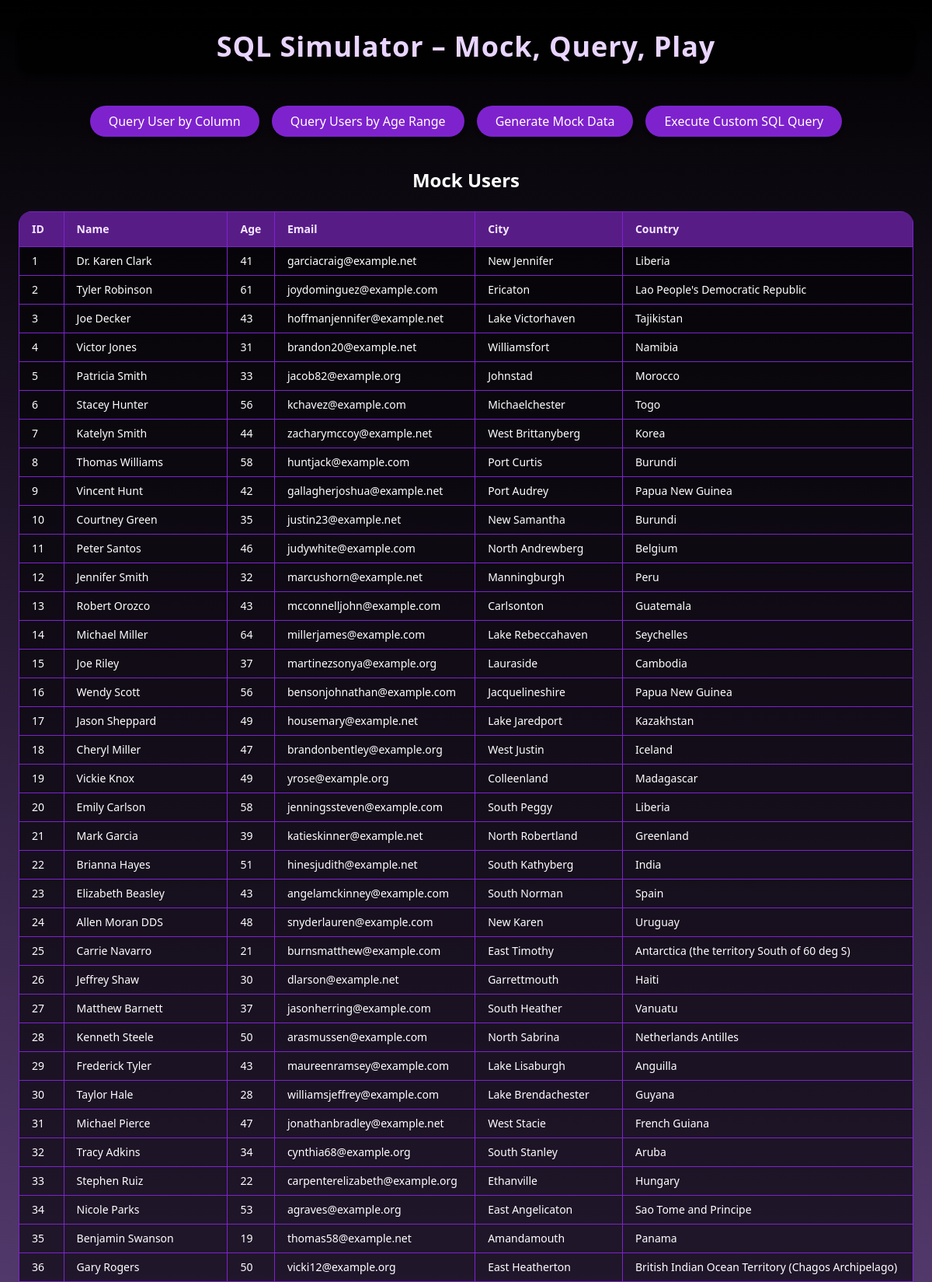
The page / (upper part) on the database its author committed.
### tables this page shows
CREATE TABLE users (
        id INTEGER PRIMARY KEY,
        name TEXT,
        age INTEGER,
        email TEXT,
        city TEXT,
        country TEXT
    );

### app.py (the view)
@app.route('/')
def home():
    conn = get_db_connection()
    cursor = conn.cursor()
    cursor.execute('SELECT * FROM users')
    users = cursor.fetchall()
    conn.close()
    return render_template('index.html', users=users)

### app.py (called while the page is built)
def get_db_connection():
    conn = sqlite3.connect('mock_data.db')
    conn.row_factory = sqlite3.Row  # This allows us to access columns by name
    return conn

### templates/index.html (shortened to what this page needs)
<!DOCTYPE html>
<html lang="en">
  <head>
    <script src="https://cdn.tailwindcss.com"></script>
  </head>
  <body class="min-h-screen bg-gradient-to-b from-black via-purple-400 to-black text-white p-6">
    <header class="w-full bg-black bg-opacity-60 rounded-2xl shadow-md px-6 py-4 mb-10 text-center">
      <h1 class="text-3xl md:text-4xl font-bold tracking-wide text-purple-200">
        SQL Simulator – Mock, Query, Play
      </h1>
    </header>
    <div class="flex flex-wrap justify-center gap-4 mb-10">
      <a href="/query_user" class="px-6 py-2 rounded-full bg-purple-700 hover:bg-purple-600 active:scale-95 transition transform text-white shadow-md">
        Query User by Column
      </a>
      <a href="/query_users_by_age" class="px-6 py-2 rounded-full bg-purple-700 hover:bg-purple-600 active:scale-95 transition transform text-white shadow-md">
        Query Users by Age Range
      </a>
      <a href="/generate_data" class="px-6 py-2 rounded-full bg-purple-700 hover:bg-purple-600 active:scale-95 transition transform text-white shadow-md">
        Generate Mock Data
      </a>
      <a href="/execute_sql" class="px-6 py-2 rounded-full bg-purple-700 hover:bg-purple-600 active:scale-95 transition transform text-white shadow-md">
        Execute Custom SQL Query
      </a>
    </div>
    <h2 class="text-2xl font-semibold text-center mb-6">Mock Users</h2>
    <div class="overflow-x-auto">
      <table class="w-full table-auto text-sm text-left border-collapse rounded-2xl overflow-hidden shadow-lg bg-black bg-opacity-60">
        <thead class="bg-purple-900 text-purple-100">
          <tr>
            <th class="px-4 py-3 border border-purple-700">ID</th>
            <th class="px-4 py-3 border border-purple-700">Name</th>
            <th class="px-4 py-3 border border-purple-700">Age</th>
            <th class="px-4 py-3 border border-purple-700">Email</th>
            <th class="px-4 py-3 border border-purple-700">City</th>
            <th class="px-4 py-3 border border-purple-700">Country</th>
          </tr>
        </thead>
        <tbody>
          {% for user in users %}
          <tr class="hover:bg-purple-800 hover:bg-opacity-30 transition-colors">
            <td class="px-4 py-2 border border-purple-700">{{ user['id'] }}</td>
            <td class="px-4 py-2 border border-purple-700">{{ user['name'] }}</td>
            <td class="px-4 py-2 border border-purple-700">{{ user['age'] }}</td>
            <td class="px-4 py-2 border border-purple-700">{{ user['email'] }}</td>
            <td class="px-4 py-2 border border-purple-700">{{ user['city'] }}</td>
            <td class="px-4 py-2 border border-purple-700">{{ user['country'] }}</td>
          </tr>
          {% endfor %}
        </tbody>
      </table>
    </div>
  </body>
</html>

### rows shown on the page
users: id "1", name "Dr. Karen Clark", age "41", email "garciacraig@example.net", city "New Jennifer", country "Liberia"
users: id "2", name "Tyler Robinson", age "61", email "joydominguez@example.com", city "Ericaton", country "Lao People's Democratic Republic"
users: id "3", name "Joe Decker", age "43", email "hoffmanjennifer@example.net", city "Lake Victorhaven", country "Tajikistan"
users: id "4", name "Victor Jones", age "31", email "brandon20@example.net", city "Williamsfort", country "Namibia"
users: id "5", name "Patricia Smith", age "33", email "jacob82@example.org", city "Johnstad", country "Morocco"
users: id "6", name "Stacey Hunter", age "56", email "kchavez@example.com", city "Michaelchester", country "Togo"
users: id "7", name "Katelyn Smith", age "44", email "zacharymccoy@example.net", city "West Brittanyberg", country "Korea"
users: id "8", name "Thomas Williams", age "58", email "huntjack@example.com", city "Port Curtis", country "Burundi"
users: id "9", name "Vincent Hunt", age "42", email "gallagherjoshua@example.net", city "Port Audrey", country "Papua New Guinea"
users: id "10", name "Courtney Green", age "35", email "justin23@example.net", city "New Samantha", country "Burundi"
users: id "11", name "Peter Santos", age "46", email "judywhite@example.com", city "North Andrewberg", country "Belgium"
users: id "12", name "Jennifer Smith", age "32", email "marcushorn@example.net", city "Manningburgh", country "Peru"
users: id "13", name "Robert Orozco", age "43", email "mcconnelljohn@example.com", city "Carlsonton", country "Guatemala"
users: id "14", name "Michael Miller", age "64", email "millerjames@example.com", city "Lake Rebeccahaven", country "Seychelles"
users: id "15", name "Joe Riley", age "37", email "martinezsonya@example.org", city "Lauraside", country "Cambodia"
users: id "16", name "Wendy Scott", age "56", email "bensonjohnathan@example.com", city "Jacquelineshire", country "Papua New Guinea"
users: id "17", name "Jason Sheppard", age "49", email "housemary@example.net", city "Lake Jaredport", country "Kazakhstan"
users: id "18", name "Cheryl Miller", age "47", email "brandonbentley@example.org", city "West Justin", country "Iceland"
users: id "19", name "Vickie Knox", age "49", email "yrose@example.org", city "Colleenland", country "Madagascar"
users: id "20", name "Emily Carlson", age "58", email "jenningssteven@example.com", city "South Peggy", country "Liberia"
users: id "21", name "Mark Garcia", age "39", email "katieskinner@example.net", city "North Robertland", country "Greenland"
users: id "22", name "Brianna Hayes", age "51", email "hinesjudith@example.net", city "South Kathyberg", country "India"
users: id "23", name "Elizabeth Beasley", age "43", email "angelamckinney@example.com", city "South Norman", country "Spain"
users: id "24", name "Allen Moran DDS", age "48", email "snyderlauren@example.com", city "New Karen", country "Uruguay"
users: id "25", name "Carrie Navarro", age "21", email "burnsmatthew@example.com", city "East Timothy", country "Antarctica (the territory South of 60 deg S)"
users: id "26", name "Jeffrey Shaw", age "30", email "dlarson@example.net", city "Garrettmouth", country "Haiti"
users: id "27", name "Matthew Barnett", age "37", email "jasonherring@example.com", city "South Heather", country "Vanuatu"
users: id "28", name "Kenneth Steele", age "50", email "arasmussen@example.com", city "North Sabrina", country "Netherlands Antilles"
users: id "29", name "Frederick Tyler", age "43", email "maureenramsey@example.com", city "Lake Lisaburgh", country "Anguilla"
users: id "30", name "Taylor Hale", age "28", email "williamsjeffrey@example.com", city "Lake Brendachester", country "Guyana"
users: id "31", name "Michael Pierce", age "47", email "jonathanbradley@example.net", city "West Stacie", country "French Guiana"
users: id "32", name "Tracy Adkins", age "34", email "cynthia68@example.org", city "South Stanley", country "Aruba"
users: id "33", name "Stephen Ruiz", age "22", email "carpenterelizabeth@example.org", city "Ethanville", country "Hungary"
users: id "34", name "Nicole Parks", age "53", email "agraves@example.org", city "East Angelicaton", country "Sao Tome and Principe"
users: id "35", name "Benjamin Swanson", age "19", email "thomas58@example.net", city "Amandamouth", country "Panama"
users: id "36", name "Gary Rogers", age "50", email "vicki12@example.org", city "East Heatherton", country "British Indian Ocean Territory (Chagos Archipelago)"
